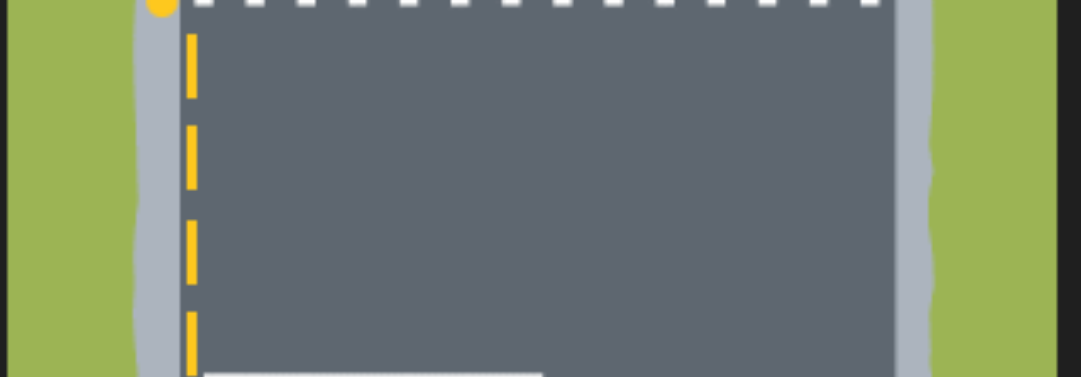
#> input picture pedestrian.png, 1081 x 377 px
$ python q_learning.py
#> lines starting #> are read from the running program, lines starting #| are printed output that depends on the picture
### Envirenment.py
import numpy as np
import cv2
import time

SIZE = 10
LINE_MAIN = 50 // 600
UPPER_LINE = 350 // 600
DOWNER_LINE = 350 // 600
START_POSITION_PLAYER = [[0, 0], [LINE_MAIN, LINE_MAIN]]
TARGET_POSITION = [[0, 6], [0, 6]]

class CreateGameWalkingStreet:

	def __init__(self):
		self.colors = {'background':(0, 0, 0),
					'player':(0, 0, 0),
					'corner':(255, 255, 255),
					'endgame':(255, 0, 0),
					'text':(0, 0, 153)}

		self.world_size = (10, 10, 3)
		img = self.ImportantParametr(START_POSITION_PLAYER, TARGET_POSITION)


	def ImportantParametr(self, position_player, target_position):
		img = cv2.imread('pedestrian.png')
		img = cv2.resize(img, (SIZE, SIZE))

		cv2.rectangle(img,
					(position_player[0]),
					(position_player[1]),
					self.colors['player'], -1)

		cv2.rectangle(img,
					(target_position[0]),
					(target_position[1]),
					self.colors['endgame'], -1)

		lines_lst = [[(1, 0), (1, 5)], [(8, 0), (8, 5)],
					[(1, 8), (1, 10)], [(8, 8), (8, 10)],
					[(1, 8), (8, 8)], [(1, 5), (8, 5)],
					[(6, 5), (6, 8)], [(4, 5), (4, 8)],
					[(2, 5), (2, 8)], [(8, 5), (8, 8)]]

		for line in lines_lst:
			cv2.line(img, line[0], line[1], self.colors['corner'])

		return img, position_player


	def ConditionRight(self, position):
		if 8>=position[0][1]>=5 and position[1][0]!=10:
			return True
		else:
			return False

	def ConditionLeft(self, position):
		if position[0][0]<=0:
			return False
		elif position[0][0]==9:
			return False
		else:
			return True

	def ConditionUp(self, position):
		if position[0][1]<=0:
			return False
		elif 8>=position[0][1]>=5 and position[0][0]>=1 and position[1][0]!=9:
			return False
		else:
			return True

	def ConditionDown(self, position):
		if position[1][1]>=9:
			return False
		elif 8>=position[0][1]>=5 and position[0][0]>=1 and position[1][0]!=9:
			return False
		else:
			return True

	def DangerousPlace(self, position):
		if 8>=position[0][0]>=2 and 4>=position[0][1]>=0:
			return False
		else:
			return True

	def Actions(self, k, position):
		move_player = 1
		if k==0: # Right
			position[0][0] += move_player
			position[1][0] += move_player
			return position, 'Right'

		elif k==1: # Left
			position[0][0] -= move_player
			position[1][0] -= move_player
			return position, 'Left'

		elif k==2: # Up
			position[0][1] -= move_player
			position[1][1] -= move_player
			return position, 'Up'

		elif k==3: # Down
			position[0][1] += move_player
			position[1][1] += move_player
			return position, 'Down'

### q_learning.py
import cv2
import numpy as np
import imutils
import time
import pickle
from Envirenment import CreateGameWalkingStreet

SIZE = 10
HM_EPISODES = 6000
MOVE_PENALTY = 1
start_q_table = None #'qtable 1685833442.0569775.pickle'
FOOD_REWARD = 25
CORNER_PENALTY = 100
DANGEROUS_PENALTY = 300
epsilon = 0.9
EPS_DECAY = 0.9998
SHOW_EVERY = 200
LEARNING_RATE = 0.1
DISCOUNT = 0.95
TARGET_POSITION = [[1, 6], [1, 6]]
LINE_MAIN = 50 // 600

colors = {'background':(0, 0, 0),
		'player':(0, 0, 0),
		'corner':(255, 255, 255),
		'endgame':(255, 0, 0),
		'text':(0, 0, 153)}


if start_q_table is None:
	q_table = {}
	for x1 in range(-SIZE+1, SIZE):
		for y1 in range(-SIZE+1, SIZE):
			for x2 in range(-SIZE+1, SIZE):
				for y2 in range(-SIZE+1, SIZE):
					q_table[((x1, y1),(x2, y2))] = [np.random.uniform(-5, 0) for i in range(4)]


else:
	with open(start_q_table, "rb") as f:
		q_table = pickle.load(f)


ep_rewards = []
start_position_player = [[0, 0], [LINE_MAIN, LINE_MAIN]]
for episode in range(HM_EPISODES):
	player = CreateGameWalkingStreet()
#> in ImportantParametr, img is the input picture: shape (377, 1081, 3); mean B, G, R 109.1, 126.3, 114.6
	if episode%SHOW_EVERY==0:
		show = True
	else:
		show = False
	ep_reward = 0
	for i in range(250):
		obs = [list(np.array(start_position_player)[0] - np.array(TARGET_POSITION)[0]),
			   list(np.array(start_position_player)[1] - np.array(TARGET_POSITION)[1])]

		if np.random.random()>epsilon:
			action = np.argmax(q_table[tuple(obs[0]), tuple(obs[1])])
		else:
			action = np.random.randint(0, 4)

		start_position_player, val = player.Actions(action, start_position_player)

		if not player.ConditionRight(start_position_player) and val=='Right':
			start_position_player = [[0, 4], [LINE_MAIN, LINE_MAIN+4]]

		elif not player.ConditionLeft(start_position_player) and val=='Left':
			start_position_player = [[0, 4], [LINE_MAIN, LINE_MAIN+4]]

		elif not player.DangerousPlace(start_position_player) and val=='Right':
			start_position_player = [[0, 4], [LINE_MAIN, LINE_MAIN+4]]

		elif not player.ConditionDown(start_position_player) and val=='Down':
			start_position_player = [[0, 4], [LINE_MAIN, LINE_MAIN+4]]

		elif not player.ConditionUp(start_position_player) and val=='Up':
			start_position_player = [[0, 4], [LINE_MAIN, LINE_MAIN+4]]


		if start_position_player[0]==TARGET_POSITION[0] and start_position_player[1]==TARGET_POSITION[1]:
			reward = FOOD_REWARD

		elif not player.ConditionRight(start_position_player) and val=='Right':
			reward = -CORNER_PENALTY

		elif not player.DangerousPlace(start_position_player) and val=='Right':
			reward = -DANGEROUS_PENALTY

		elif not player.ConditionLeft(start_position_player) and val=='Left':
			reward = -CORNER_PENALTY

		elif not player.ConditionDown(start_position_player) and val=='Down':
			reward = -CORNER_PENALTY

		elif not player.ConditionUp(start_position_player) and val=='Up':
			reward = -CORNER_PENALTY

		else:
			reward = -MOVE_PENALTY

		new_obs = [list(np.array(start_position_player)[0] - np.array(TARGET_POSITION)[0]),
			  	   list(np.array(start_position_player)[1] - np.array(TARGET_POSITION)[1])]

		max_future_q = np.max(q_table[tuple(new_obs[0]), tuple(new_obs[1])])

		current_q = q_table[tuple(obs[0]), tuple(obs[1])][action]

		if reward==FOOD_REWARD:
			new_q = FOOD_REWARD
		else:
			new_q = (1 - LEARNING_RATE) * current_q + LEARNING_RATE * (reward + DISCOUNT * max_future_q)

		q_table[tuple(obs[0]), tuple(obs[1])][action] = new_q


		if show:
			env, start_position_player = player.ImportantParametr(start_position_player, TARGET_POSITION)
#> start_position_player = [[0, 4], [0, 4]]
			img = imutils.resize(env, width=600, height=600)
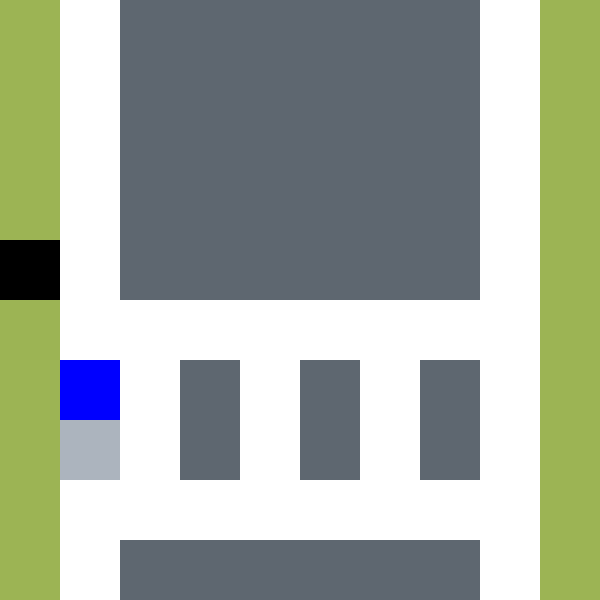
#> img: shape (600, 600, 3); mean of channels 0, 1, 2 159.2, 171.1, 162.6; drawn as B, G, R
			if reward==FOOD_REWARD:
				if TARGET_POSITION[0][0]!=9:
					TARGET_POSITION[0][0] += 2
					TARGET_POSITION[1][0] += 2
					print(TARGET_POSITION)

				cv2.putText(img=img,
							text='AI Recieved!!!',
							org=(200, 200),
							fontFace=cv2.FONT_HERSHEY_TRIPLEX,
							fontScale=1,
							color=colors['text'],
							thickness=1)

				cv2.imshow("RainForcement Learning", np.array(img))
				print("AI Recieved!!!")
				print(f"future q {max_future_q}")
				print(f'current q {current_q}')
				if cv2.waitKey(500) & 0xFF==ord("q"):
					break
			else:
				cv2.imshow("RainForcement Learning", np.array(img))
				if cv2.waitKey(1) & 0xFF==ord("q"):
#> (key q is pressed here)
					break


		ep_reward += reward
		if reward==FOOD_REWARD:
			break

	ep_rewards.append(ep_reward)
	epsilon *= EPS_DECAY


with open(f"qtable {time.time()}.pickle", 'wb') as f:
	pickle.dump(q_table, f)
